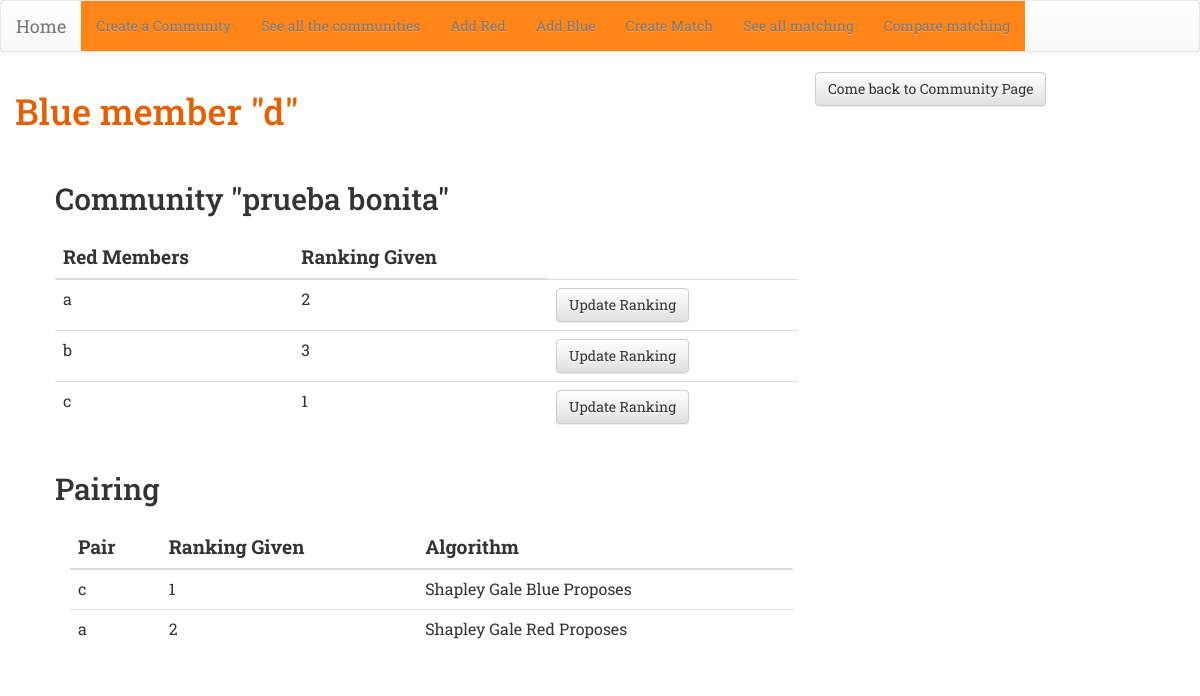
Screenshot of /blue/2/ with the database file from the repository.
### match/models.py (models this page shows, shortened)
class Blue(models.Model):
    name = models.CharField(max_length=50)
    community = models.ForeignKey('Community', on_delete=models.CASCADE)
    class Meta:
        unique_together = (("community", "name"),)

class Community(models.Model):
    name = models.CharField(max_length=20, unique = True)
    number_couples = models.PositiveIntegerField()
    def __str__(self):
        return self.name

class Matching(models.Model):
    community = models.ForeignKey('Community', on_delete=models.CASCADE)
    SG_BLUE_PROPOSE = 'Shapley Gale Blue Proposes'
    SG_RED_PROPOSE = 'Shapley Gale Red Proposes'
    ALGORITHM_CHOICES = (
        (SG_BLUE_PROPOSE, 'Shapley Gale Blue Proposes'),
        (SG_RED_PROPOSE, 'Shapley Gale Red Proposes'),
    )
    algorithm = models.CharField(max_length=50,
    choices=ALGORITHM_CHOICES,
    default=SG_BLUE_PROPOSE
    )
    class Meta:
        unique_together = (("community", "algorithm"),)

### match/views.py (the view)
# urls.py: path('blue/<int:pk>/', views.blue_details, name='blue_details'),
def blue_details(request, pk):
    blue = get_object_or_404(Blue, pk=pk)
    community = blue.community
    reds = Red.objects.filter(community = community)
    red_scores = []
    for red in reds:
        name_score = {}
        rank = Ranking.objects.filter(red=red, blue=blue)
        name_score['red_name'] = red.name
        name_score['red_pk'] = red.pk
        if rank and (rank[0].blue_to_red_score):
            name_score['rank_given'] = rank[0].blue_to_red_score
        else:
            name_score['rank_given'] = 'No score given yet'
        red_scores.append(name_score)
    rankings = Ranking.objects.filter(blue = blue)
    pairs_algorithm = {}
    blue_pairs = Pairing.objects.filter(blue_id = blue.pk)
    if blue_pairs:
        for pair in blue_pairs:
            red_algorithm = {}
            red_pair = pair.red
            red_name = red_pair.name
            ranking_for_them = Ranking.objects.filter(blue = blue, red = red_pair)[0]
            ranking_to_red = ranking_for_them.blue_to_red_score
            matching = pair.matching
            algorithm = matching.algorithm
            red_algorithm['red_name'] = red_name
            red_algorithm['ranking_to_red'] = ranking_to_red
            red_algorithm['algorithm'] = algorithm
            pairs_algorithm[pair.pk] = red_algorithm
    return render(request, 'match/blue_details.html', {'blue': blue, 'red_scores' : red_scores,  'pairs_algorithm': pairs_algorithm, 'community': community })

### match/templates/match/blue_details.html
{% extends 'match/base.html' %}
{% block content %}
<div class="row">
  <div class="col-md-8"><h1> Blue member "{{blue.name }}"</h1></div>
  <div class="col-md-4"><a class="btn btn-default"  href="{% url 'community_details' community.pk %}">
    Come back to Community Page </a>
  </div>
</div>
<div class="details">
  <h2> Community "{{blue.community}}" </h2>
  <div class="row" >
    <div class="col-md-8 ">
      <div class='table-container'>
        <table class="table table-hover">
          <thead>
            <tr>
              <th class ="col-title" scope="col">Red Members</th>
              <th class ="col-title" scope="col">Ranking Given</th>
            </tr>
          </thead>
          <tbody>
            {% for red in red_scores %}
            <tr>
              <td>{{ red.red_name }}</td>
              <td>{{ red.rank_given}}</td>
              <td><a class="btn btn-default" href="{% url 'new_ranking_by_blue' blue.pk red.red_pk %}" ><span> Update Ranking </span></a></td>
            </tr>
            {% endfor %}
          </tbody>
        </table>
      </div>
    </div>
  </div>
  <h2> Pairing</h2>
  <div class="col-md-8 ">
    <div class='table-container'>
      <table class="table table-hover">
        <thead>
          <tr>
            <th class = "col-title" scope="col">Pair</th>
            <th class = "col-title" scope="col">Ranking Given</th>
            <th class = "col-title" scope="col"> Algorithm </th>
          </tr>
        </thead>
        <tbody>
          {% for key, value in pairs_algorithm.items %}
          <tr>
            <td>{{ value.red_name }}</td>
            <td>{{ value.ranking_to_red }}</td>
            <td>{{ value.algorithm }}</td>
          </tr>
          {% endfor %}
        </tbody>
      </table>
    </div>
  </div>
</div>
</div>
{% endblock %}

### match/static/css/match.css (style rules this page uses)
h1 { color: #e56004; }
.col-title { font-weight: bold; font-size: 1.2em; }
.table-container { padding-top: 10px; }
.details { padding-left: 40px; padding-top: 20px; }

### rows the page displays
Blue: name "d", community "prueba bonita"
Matching: algorithm "Shapley Gale Blue Proposes"
Matching: algorithm "Shapley Gale Red Proposes"

### other values shown
{{ red.red_name }} "a" "b" "c"
{{ red.rank_given }} "2" "3" "1"
{{ value.red_name }} "c" "a"
{{ value.ranking_to_red }} "1" "2"
